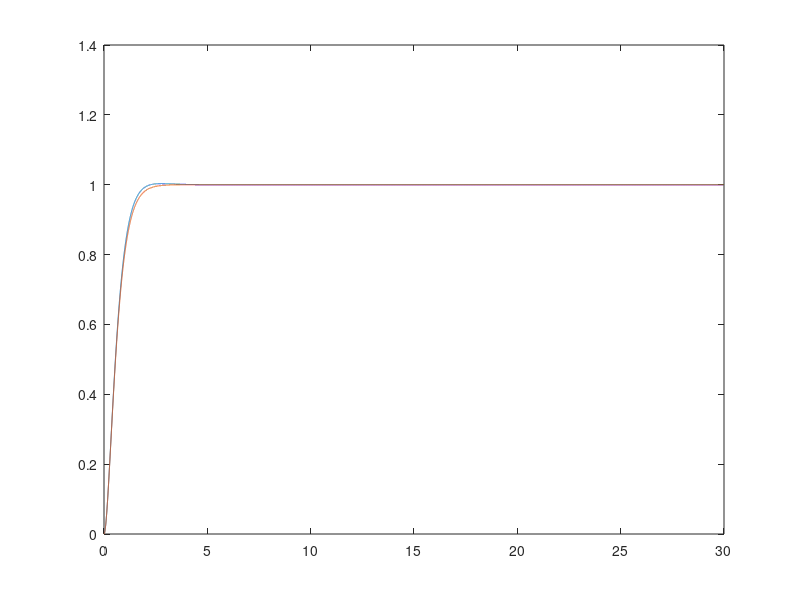
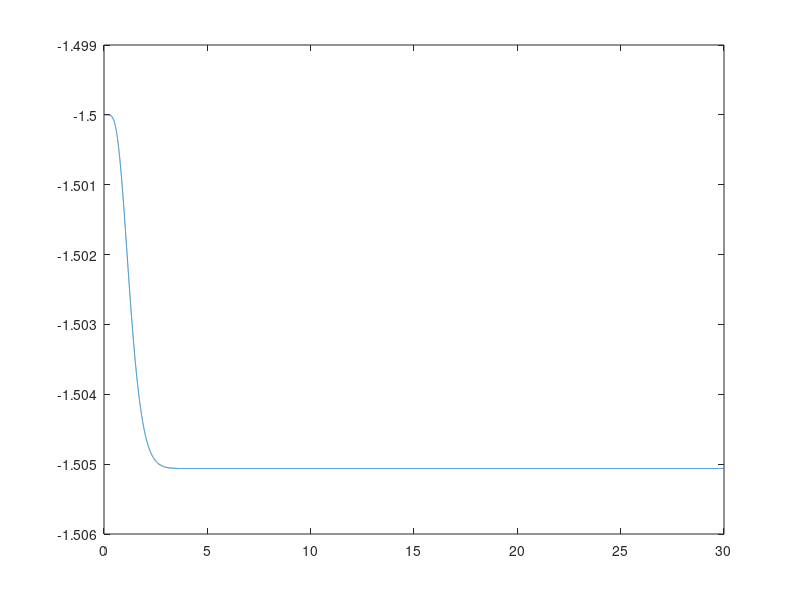
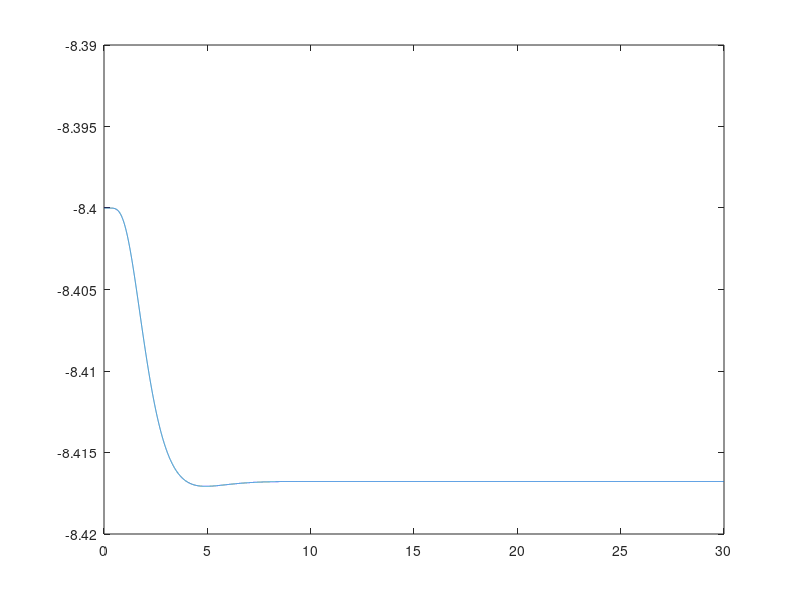
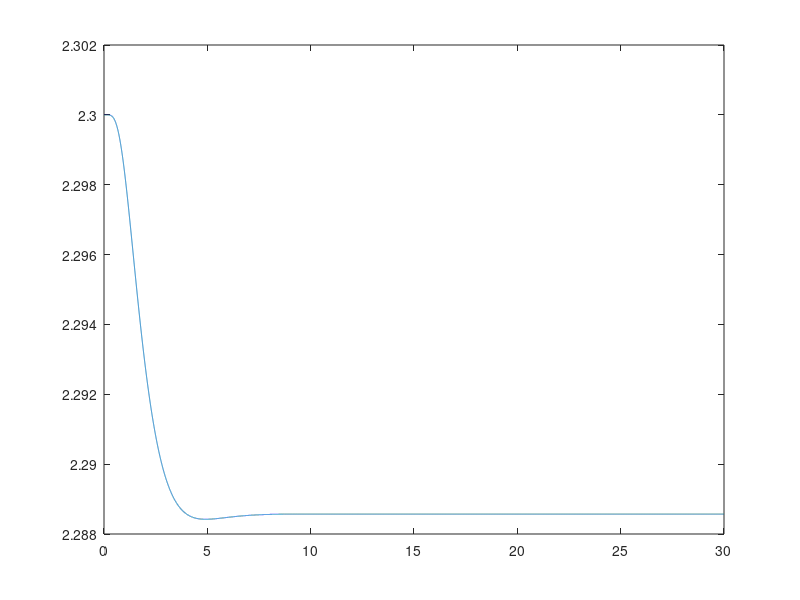

These charts were generated, in order, by the following MATLAB code:
% Federal University of Rio Grande do Norte
% Title: Model Reference Adaptive Control (MRAC) - MIT method
% Author: Danilo Pena

%%
clear
close all
clc

%% Init
ts = 30;
h = 0.001;
n = ts/h;

% Vectors
t_o = zeros(1,n-1);
d2ym_o =  zeros(1,n-1);
dym_o = zeros(1,n-1);
ym_o =  zeros(1,n-1);
d2y_o =  zeros(1,n-1);
dy_o = zeros(1,n-1);
y_o = zeros(1,n-1);
eo_o = zeros(1,n-1);
dtheta1_o = zeros(1,n-1);
theta1_o = zeros(1,n-1);
dtheta2_o = zeros(1,n-1);
theta2_o = zeros(1,n-1);
dtheta3_o = zeros(1,n-1);
theta3_o = zeros(1,n-1);
a1_o = zeros(1,n-1);
a2_o = zeros(1,n-1);
a3_o = zeros(1,n-1);
d2yf1_o = zeros(1,n-1);
dyf1_o = zeros(1,n-1);
yf1_o = zeros(1,n-1);
d2yf2_o = zeros(1,n-1);
dyf2_o = zeros(1,n-1);
yf2_o = zeros(1,n-1);
d2rf_o = zeros(1,n-1);
drf_o = zeros(1,n-1);
rf_o = zeros(1,n-1);
u_o = zeros(1,n-1);

% Variables
r = 1;
dym = 0;
ym = 0;
dy = 0;
y = 0;
eo = 0;
a1 = 0;
a2 = -23.9;
a3 = 3.9;
theta1 = -1.5;
theta2 = -8.4;
theta3 = 2.3;
dyf1 = 0;
yf1 = 0;
dyf2 = 0;
yf2 = 0;
drf = 0;
rf = 0;
u = 0;
gamma1 = 1;
gamma2 = 2;
gamma3 = 1;

%% Loop
for k = 1:n-1

    % Reference model
    %d2ym = - 16*dym - 64*ym + 64*r;
    d2ym = - 6*dym - 9*ym + 9*r;
    d2ym_o(k) = d2ym;
    
    dym = d2ym*h + dym;
    dym_o(k) = dym;
    
    ym = dym*h + ym;
    ym_o(k) = ym;

    % Control law
    u = theta1*dy + theta2*y + theta3*r;
    u_o(k) = u;
    
    % Plant
    d2y = - a1*dy - a2*y + a3*u;
    d2y_o(k) = d2y;
    
    dy = d2y*h + dy;
    dy_o(k) = dy;
    
    y = dy*h + y;
    y_o(k) = y;
    
    % Error
    eo = y - ym;
    eo_o(k) = eo;
    
    % Filter
    d2yf1 = - 6*dyf1 - 9*yf1 + a3*dy;
    d2yf1_o(k) = d2yf1;
    
    dyf1 = d2yf1*h + dyf1;
    dyf1_o(k) = dyf1;
    
    yf1 = dyf1*h + yf1;
    yf1_o(k) = yf1;
    
    d2yf2 = - 6*dyf2 - 9*yf2 + a3*y;
    d2yf2_o(k) = d2yf2;
    
    dyf2 = d2yf2*h + dyf2;
    dyf2_o(k) = dyf2;
    
    yf2 = dyf2*h + yf2;
    yf2_o(k) = yf2;
    
    d2rf = - 6*drf - 9*rf + a3*r;
    d2rf_o(k) = d2rf;
    
    drf = d2rf*h + drf;
    drf_o(k) = drf;
    
    rf = drf*h + rf;
    rf_o(k) = rf;
    
    % Estimation
    dteta1 = -gamma1*eo*yf1;
    dteta2 = -gamma2*eo*yf2;
    dteta3 = -gamma3*eo*rf;
    
    theta1 = dteta1*h + theta1;
    theta1_o(k) = theta1;
    theta2 = dteta2*h + theta2;
    theta2_o(k) = theta2;
    theta3 = dteta3*h + theta3;
    theta3_o(k) = theta3;
    
    t_o(k) = k*h;
end

%% Plots
figure (1)
plot(t_o,y_o,t_o,ym_o)
figure (2)
plot(t_o,theta1_o)
figure (3)
plot(t_o,theta2_o)
figure (4)
plot(t_o,theta3_o)
figure (5)
plot(t_o,u_o)